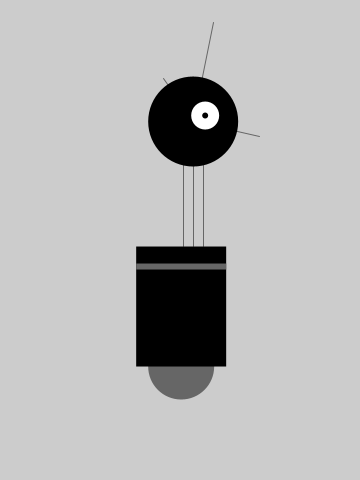
Frame 1 (no input)
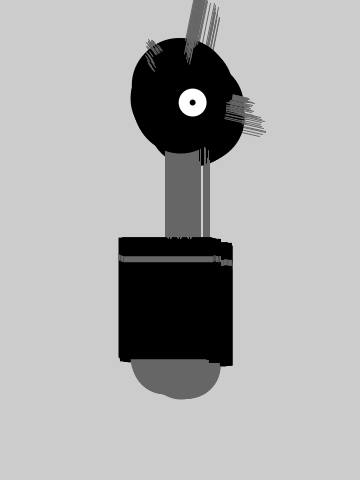
Frame 60 (the mouse pressed at the canvas centre just before this capture)
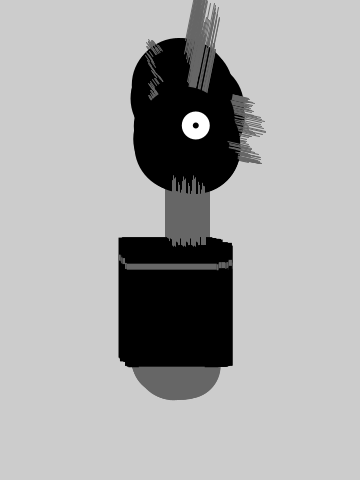
Frame 120 (the mouse held since frame 60 and released just before this capture)

The Processing sketch that drew these frames (run headless with seeded random() and noise(); from frame 60 on, the mouse is pressed at the canvas centre):

// Processing sketch: _7_all
// ── _7_all.pde
float x=180;
float y=400;
float bodyHeight=153;
float neckHeight=56;
float radius=45;
float angle=0.0;

void setup()
{
  size(360,480);
  smooth();
  ellipseMode(RADIUS);
  background(204);
}

void draw()
{
  x+=random(-4,4);
  y+=random(-1,1);
  
  neckHeight=80+sin(angle)*30;
  angle+=0.05;
  
  float ny=y-bodyHeight-neckHeight-radius;
  
  stroke(102);
  line(x+2,y-bodyHeight,x+2,ny);
  line(x+12,y-bodyHeight,x+12,ny);
  line(x+22,y-bodyHeight,x+22,ny);
  
  line(x+12,ny,x-18,ny-43);
  line(x+12,ny,x+32,ny-99);
  line(x+12,ny,x+78,ny+15);
  
  noStroke();
  fill(102);
  ellipse(x,y-33,33,33);
  fill(0);
  rect(x-45,y-bodyHeight,90,bodyHeight-33);
  fill(102);
  rect(x-45,y-bodyHeight+17,90,6);
  
  fill(0);
  ellipse(x+12,ny,radius,radius);
  fill(255);
  ellipse(x+24,ny-6,14,14);
  fill(0);
  ellipse(x+24,ny-6,3,3);
}
